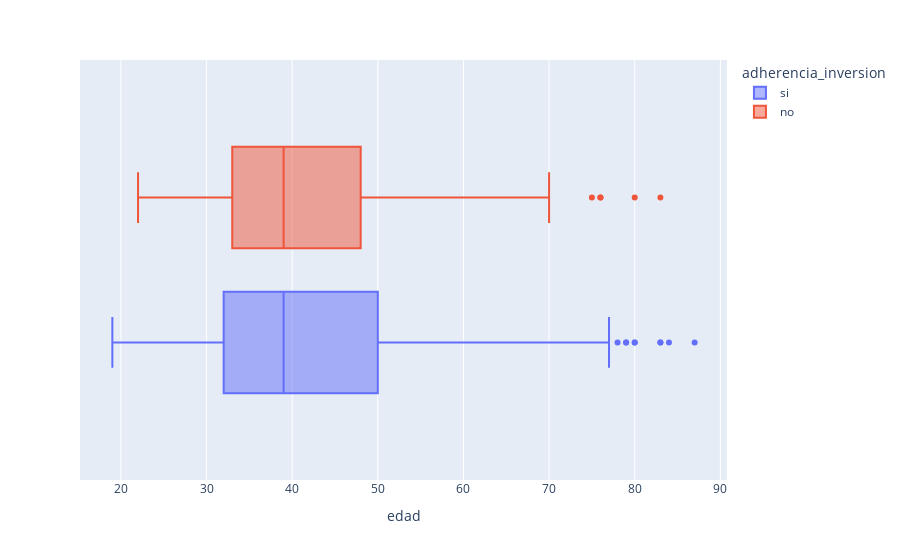

Source (notebook cell):
### Markdown cell above
### Variables numéricas

### Code cell
# vboxplot de la edad basado en la adherencia de inversion
px.box(datos, x='edad', color='adherencia_inversion')

### Figure 1 — Plotly figure (JSON) as saved in the notebook; plotly's stock layout.template omitted (floating-point values rounded to 4 significant figures; data arrays with more than 128 entries replaced by an {"elided": "..."} marker saying what was removed)
{"data": [{"alignmentgroup": "True", "hovertemplate": "adherencia_inversion=si<br>edad=%{x}<extra></extra>", "legendgroup": "si", "marker": {"color": "#636efa"}, "name": "si", "notched": false, "offsetgroup": "si", "orientation": "h", "showlegend": true, "type": "box", "x": {"elided": "502 int values"}, "x0": " ", "xaxis": "x", "y0": " ", "yaxis": "y"}, {"alignmentgroup": "True", "hovertemplate": "adherencia_inversion=no<br>edad=%{x}<extra></extra>", "legendgroup": "no", "marker": {"color": "#EF553B"}, "name": "no", "notched": false, "offsetgroup": "no", "orientation": "h", "showlegend": true, "type": "box", "x": {"elided": "766 int values"}, "x0": " ", "xaxis": "x", "y0": " ", "yaxis": "y"}], "layout": {"boxmode": "group", "legend": {"title": {"text": "adherencia_inversion"}, "tracegroupgap": 0}, "margin": {"t": 60}, "xaxis": {"anchor": "y", "domain": [0, 1], "title": {"text": "edad"}}, "yaxis": {"anchor": "x", "domain": [0, 1]}}}
